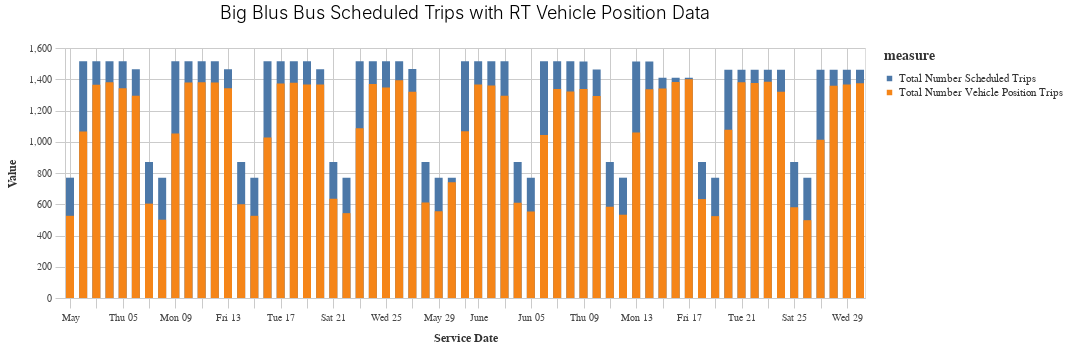

The cell this chart's notebook holds for it:
### Code cell
(utils.bar_chart_over_time((day_pct_long>>filter(_.calitp_itp_id==bbb)),
                           'service_date',
                           'value', 
                           'measure',
                           ',f', 
                           'x', 
                           'Big Blus Bus Scheduled Trips with RT Vehicle Position Data')).properties(width=800)

### Figure 1 — Vega-Lite specification as saved in the notebook (floating-point values rounded to 4 significant figures)
{"config": {"view": {"continuousWidth": 400, "continuousHeight": 300}, "axis": {"domainColor": "#cbcbcb", "grid": true, "gridColor": "#cbcbcb", "gridWidth": 1, "labelColor": "#474747", "labelFont": "Nunito Sans", "labelFontSize": 10, "labelPadding": 4, "tickColor": "#cbcbcb", "tickSize": 10, "titleColor": "#333", "titleFont": "Raleway", "titleFontSize": 12, "titlePadding": 10}, "axisBand": {"grid": false}, "background": "white", "font": "Raleway", "header": {"labelFont": "Nunito Sans", "titleFont": "Raleway"}, "legend": {"labelColor": "#333", "labelFont": "Nunito Sans", "labelFontSize": 11, "labelLimit": 0, "padding": 1, "symbolSize": 30, "symbolType": "square", "titleColor": "#333", "titleFont": "Raleway", "titleFontSize": 14, "titlePadding": 10}, "title": {"anchor": "middle", "font": "Raleway", "fontSize": 18, "fontWeight": 300, "offset": 20}}, "data": {"name": "data-e2aa6b5ff73549a96bfc886f82f47916"}, "mark": {"type": "bar", "size": 8}, "encoding": {"color": {"field": "measure", "type": "nominal"}, "tooltip": [{"field": "service_date", "title": "Service Date", "type": "temporal"}, {"field": "value", "title": "Value", "type": "quantitative"}], "x": {"field": "service_date", "sort": "x", "title": "Service Date", "type": "temporal"}, "y": {"axis": {"format": ",f"}, "field": "value", "stack": null, "title": "Value", "type": "quantitative"}}, "height": 250, "title": "Big Blus Bus Scheduled Trips with RT Vehicle Position Data", "width": 800, "$schema": "https://vega.github.io/schema/vega-lite/v4.17.0.json", "datasets": {"data-e2aa6b5ff73549a96bfc886f82f47916": [{"agency_name": "Big Blue Bus", "calitp_itp_id": 300, "service_date": "2022-05-01T00:00:00", "measure": "Total Number Scheduled Trips", "value": 770}, {"agency_name": "Big Blue Bus", "calitp_itp_id": 300, "service_date": "2022-05-02T00:00:00", "measure": "Total Number Scheduled Trips", "value": 1516}, {"agency_name": "Big Blue Bus", "calitp_itp_id": 300, "service_date": "2022-05-03T00:00:00", "measure": "Total Number Scheduled Trips", "value": 1516}, {"agency_name": "Big Blue Bus", "calitp_itp_id": 300, "service_date": "2022-05-04T00:00:00", "measure": "Total Number Scheduled Trips", "value": 1516}, {"agency_name": "Big Blue Bus", "calitp_itp_id": 300, "service_date": "2022-05-05T00:00:00", "measure": "Total Number Scheduled Trips", "value": 1516}, {"agency_name": "Big Blue Bus", "calitp_itp_id": 300, "service_date": "2022-05-06T00:00:00", "measure": "Total Number Scheduled Trips", "value": 1464}, {"agency_name": "Big Blue Bus", "calitp_itp_id": 300, "service_date": "2022-05-07T00:00:00", "measure": "Total Number Scheduled Trips", "value": 870}, {"agency_name": "Big Blue Bus", "calitp_itp_id": 300, "service_date": "2022-05-08T00:00:00", "measure": "Total Number Scheduled Trips", "value": 770}, {"agency_name": "Big Blue Bus", "calitp_itp_id": 300, "service_date": "2022-05-09T00:00:00", "measure": "Total Number Scheduled Trips", "value": 1516}, {"agency_name": "Big Blue Bus", "calitp_itp_id": 300, "service_date": "2022-05-10T00:00:00", "measure": "Total Number Scheduled Trips", "value": 1516}, {"agency_name": "Big Blue Bus", "calitp_itp_id": 300, "service_date": "2022-05-11T00:00:00", "measure": "Total Number Scheduled Trips", "value": 1516}, {"agency_name": "Big Blue Bus", "calitp_itp_id": 300, "service_date": "2022-05-12T00:00:00", "measure": "Total Number Scheduled Trips", "value": 1516}, {"agency_name": "Big Blue Bus", "calitp_itp_id": 300, "service_date": "2022-05-13T00:00:00", "measure": "Total Number Scheduled Trips", "value": 1464}, {"agency_name": "Big Blue Bus", "calitp_itp_id": 300, "service_date": "2022-05-14T00:00:00", "measure": "Total Number Scheduled Trips", "value": 870}, {"agency_name": "Big Blue Bus", "calitp_itp_id": 300, "service_date": "2022-05-15T00:00:00", "measure": "Total Number Scheduled Trips", "value": 770}, {"agency_name": "Big Blue Bus", "calitp_itp_id": 300, "service_date": "2022-05-16T00:00:00", "measure": "Total Number Scheduled Trips", "value": 1516}, {"agency_name": "Big Blue Bus", "calitp_itp_id": 300, "service_date": "2022-05-17T00:00:00", "measure": "Total Number Scheduled Trips", "value": 1516}, {"agency_name": "Big Blue Bus", "calitp_itp_id": 300, "service_date": "2022-05-18T00:00:00", "measure": "Total Number Scheduled Trips", "value": 1516}, {"agency_name": "Big Blue Bus", "calitp_itp_id": 300, "service_date": "2022-05-19T00:00:00", "measure": "Total Number Scheduled Trips", "value": 1516}, {"agency_name": "Big Blue Bus", "calitp_itp_id": 300, "service_date": "2022-05-20T00:00:00", "measure": "Total Number Scheduled Trips", "value": 1464}, {"agency_name": "Big Blue Bus", "calitp_itp_id": 300, "service_date": "2022-05-21T00:00:00", "measure": "Total Number Scheduled Trips", "value": 870}, {"agency_name": "Big Blue Bus", "calitp_itp_id": 300, "service_date": "2022-05-22T00:00:00", "measure": "Total Number Scheduled Trips", "value": 770}, {"agency_name": "Big Blue Bus", "calitp_itp_id": 300, "service_date": "2022-05-23T00:00:00", "measure": "Total Number Scheduled Trips", "value": 1516}, {"agency_name": "Big Blue Bus", "calitp_itp_id": 300, "service_date": "2022-05-24T00:00:00", "measure": "Total Number Scheduled Trips", "value": 1516}, {"agency_name": "Big Blue Bus", "calitp_itp_id": 300, "service_date": "2022-05-25T00:00:00", "measure": "Total Number Scheduled Trips", "value": 1516}, {"agency_name": "Big Blue Bus", "calitp_itp_id": 300, "service_date": "2022-05-26T00:00:00", "measure": "Total Number Scheduled Trips", "value": 1516}, {"agency_name": "Big Blue Bus", "calitp_itp_id": 300, "service_date": "2022-05-27T00:00:00", "measure": "Total Number Scheduled Trips", "value": 1466}, {"agency_name": "Big Blue Bus", "calitp_itp_id": 300, "service_date": "2022-05-28T00:00:00", "measure": "Total Number Scheduled Trips", "value": 870}, {"agency_name": "Big Blue Bus", "calitp_itp_id": 300, "service_date": "2022-05-29T00:00:00", "measure": "Total Number Scheduled Trips", "value": 770}, {"agency_name": "Big Blue Bus", "calitp_itp_id": 300, "service_date": "2022-05-30T00:00:00", "measure": "Total Number Scheduled Trips", "value": 770}, {"agency_name": "Big Blue Bus", "calitp_itp_id": 300, "service_date": "2022-05-31T00:00:00", "measure": "Total Number Scheduled Trips", "value": 1516}, {"agency_name": "Big Blue Bus", "calitp_itp_id": 300, "service_date": "2022-06-01T00:00:00", "measure": "Total Number Scheduled Trips", "value": 1516}, {"agency_name": "Big Blue Bus", "calitp_itp_id": 300, "service_date": "2022-06-02T00:00:00", "measure": "Total Number Scheduled Trips", "value": 1516}, {"agency_name": "Big Blue Bus", "calitp_itp_id": 300, "service_date": "2022-06-03T00:00:00", "measure": "Total Number Scheduled Trips", "value": 1516}, {"agency_name": "Big Blue Bus", "calitp_itp_id": 300, "service_date": "2022-06-04T00:00:00", "measure": "Total Number Scheduled Trips", "value": 870}, {"agency_name": "Big Blue Bus", "calitp_itp_id": 300, "service_date": "2022-06-05T00:00:00", "measure": "Total Number Scheduled Trips", "value": 770}, {"agency_name": "Big Blue Bus", "calitp_itp_id": 300, "service_date": "2022-06-06T00:00:00", "measure": "Total Number Scheduled Trips", "value": 1516}, {"agency_name": "Big Blue Bus", "calitp_itp_id": 300, "service_date": "2022-06-07T00:00:00", "measure": "Total Number Scheduled Trips", "value": 1516}, {"agency_name": "Big Blue Bus", "calitp_itp_id": 300, "service_date": "2022-06-08T00:00:00", "measure": "Total Number Scheduled Trips", "value": 1516}, {"agency_name": "Big Blue Bus", "calitp_itp_id": 300, "service_date": "2022-06-09T00:00:00", "measure": "Total Number Scheduled Trips", "value": 1514}, {"agency_name": "Big Blue Bus", "calitp_itp_id": 300, "service_date": "2022-06-10T00:00:00", "measure": "Total Number Scheduled Trips", "value": 1463}, {"agency_name": "Big Blue Bus", "calitp_itp_id": 300, "service_date": "2022-06-11T00:00:00", "measure": "Total Number Scheduled Trips", "value": 870}, {"agency_name": "Big Blue Bus", "calitp_itp_id": 300, "service_date": "2022-06-12T00:00:00", "measure": "Total Number Scheduled Trips", "value": 770}, {"agency_name": "Big Blue Bus", "calitp_itp_id": 300, "service_date": "2022-06-13T00:00:00", "measure": "Total Number Scheduled Trips", "value": 1513}, {"agency_name": "Big Blue Bus", "calitp_itp_id": 300, "service_date": "2022-06-14T00:00:00", "measure": "Total Number Scheduled Trips", "value": 1513}, {"agency_name": "Big Blue Bus", "calitp_itp_id": 300, "service_date": "2022-06-15T00:00:00", "measure": "Total Number Scheduled Trips", "value": 1409}, {"agency_name": "Big Blue Bus", "calitp_itp_id": 300, "service_date": "2022-06-16T00:00:00", "measure": "Total Number Scheduled Trips", "value": 1409}, {"agency_name": "Big Blue Bus", "calitp_itp_id": 300, "service_date": "2022-06-17T00:00:00", "measure": "Total Number Scheduled Trips", "value": 1409}, {"agency_name": "Big Blue Bus", "calitp_itp_id": 300, "service_date": "2022-06-18T00:00:00", "measure": "Total Number Scheduled Trips", "value": 870}, {"agency_name": "Big Blue Bus", "calitp_itp_id": 300, "service_date": "2022-06-19T00:00:00", "measure": "Total Number Scheduled Trips", "value": 770}, {"agency_name": "Big Blue Bus", "calitp_itp_id": 300, "service_date": "2022-06-20T00:00:00", "measure": "Total Number Scheduled Trips", "value": 1461}, {"agency_name": "Big Blue Bus", "calitp_itp_id": 300, "service_date": "2022-06-21T00:00:00", "measure": "Total Number Scheduled Trips", "value": 1461}, {"agency_name": "Big Blue Bus", "calitp_itp_id": 300, "service_date": "2022-06-22T00:00:00", "measure": "Total Number Scheduled Trips", "value": 1461}, {"agency_name": "Big Blue Bus", "calitp_itp_id": 300, "service_date": "2022-06-23T00:00:00", "measure": "Total Number Scheduled Trips", "value": 1461}, {"agency_name": "Big Blue Bus", "calitp_itp_id": 300, "service_date": "2022-06-24T00:00:00", "measure": "Total Number Scheduled Trips", "value": 1461}, {"agency_name": "Big Blue Bus", "calitp_itp_id": 300, "service_date": "2022-06-25T00:00:00", "measure": "Total Number Scheduled Trips", "value": 870}, {"agency_name": "Big Blue Bus", "calitp_itp_id": 300, "service_date": "2022-06-26T00:00:00", "measure": "Total Number Scheduled Trips", "value": 770}, {"agency_name": "Big Blue Bus", "calitp_itp_id": 300, "service_date": "2022-06-27T00:00:00", "measure": "Total Number Scheduled Trips", "value": 1461}, {"agency_name": "Big Blue Bus", "calitp_itp_id": 300, "service_date": "2022-06-28T00:00:00", "measure": "Total Number Scheduled Trips", "value": 1461}, {"agency_name": "Big Blue Bus", "calitp_itp_id": 300, "service_date": "2022-06-29T00:00:00", "measure": "Total Number Scheduled Trips", "value": 1461}, {"agency_name": "Big Blue Bus", "calitp_itp_id": 300, "service_date": "2022-06-30T00:00:00", "measure": "Total Number Scheduled Trips", "value": 1461}, {"agency_name": "Big Blue Bus", "calitp_itp_id": 300, "service_date": "2022-05-01T00:00:00", "measure": "Total Number Vehicle Position Trips", "value": 526}, {"agency_name": "Big Blue Bus", "calitp_itp_id": 300, "service_date": "2022-05-02T00:00:00", "measure": "Total Number Vehicle Position Trips", "value": 1066}, {"agency_name": "Big Blue Bus", "calitp_itp_id": 300, "service_date": "2022-05-03T00:00:00", "measure": "Total Number Vehicle Position Trips", "value": 1365}, {"agency_name": "Big Blue Bus", "calitp_itp_id": 300, "service_date": "2022-05-04T00:00:00", "measure": "Total Number Vehicle Position Trips", "value": 1381}, {"agency_name": "Big Blue Bus", "calitp_itp_id": 300, "service_date": "2022-05-05T00:00:00", "measure": "Total Number Vehicle Position Trips", "value": 1343}, {"agency_name": "Big Blue Bus", "calitp_itp_id": 300, "service_date": "2022-05-06T00:00:00", "measure": "Total Number Vehicle Position Trips", "value": 1295}, {"agency_name": "Big Blue Bus", "calitp_itp_id": 300, "service_date": "2022-05-07T00:00:00", "measure": "Total Number Vehicle Position Trips", "value": 604}, {"agency_name": "Big Blue Bus", "calitp_itp_id": 300, "service_date": "2022-05-08T00:00:00", "measure": "Total Number Vehicle Position Trips", "value": 501}, {"agency_name": "Big Blue Bus", "calitp_itp_id": 300, "service_date": "2022-05-09T00:00:00", "measure": "Total Number Vehicle Position Trips", "value": 1053}, {"agency_name": "Big Blue Bus", "calitp_itp_id": 300, "service_date": "2022-05-10T00:00:00", "measure": "Total Number Vehicle Position Trips", "value": 1380}, {"agency_name": "Big Blue Bus", "calitp_itp_id": 300, "service_date": "2022-05-11T00:00:00", "measure": "Total Number Vehicle Position Trips", "value": 1381}, {"agency_name": "Big Blue Bus", "calitp_itp_id": 300, "service_date": "2022-05-12T00:00:00", "measure": "Total Number Vehicle Position Trips", "value": 1380}, {"agency_name": "Big Blue Bus", "calitp_itp_id": 300, "service_date": "2022-05-13T00:00:00", "measure": "Total Number Vehicle Position Trips", "value": 1343}, {"agency_name": "Big Blue Bus", "calitp_itp_id": 300, "service_date": "2022-05-14T00:00:00", "measure": "Total Number Vehicle Position Trips", "value": 600}, {"agency_name": "Big Blue Bus", "calitp_itp_id": 300, "service_date": "2022-05-15T00:00:00", "measure": "Total Number Vehicle Position Trips", "value": 526}, {"agency_name": "Big Blue Bus", "calitp_itp_id": 300, "service_date": "2022-05-16T00:00:00", "measure": "Total Number Vehicle Position Trips", "value": 1028}, {"agency_name": "Big Blue Bus", "calitp_itp_id": 300, "service_date": "2022-05-17T00:00:00", "measure": "Total Number Vehicle Position Trips", "value": 1373}, {"agency_name": "Big Blue Bus", "calitp_itp_id": 300, "service_date": "2022-05-18T00:00:00", "measure": "Total Number Vehicle Position Trips", "value": 1377}, {"agency_name": "Big Blue Bus", "calitp_itp_id": 300, "service_date": "2022-05-19T00:00:00", "measure": "Total Number Vehicle Position Trips", "value": 1367}, {"agency_name": "Big Blue Bus", "calitp_itp_id": 300, "service_date": "2022-05-20T00:00:00", "measure": "Total Number Vehicle Position Trips", "value": 1366}, {"agency_name": "Big Blue Bus", "calitp_itp_id": 300, "service_date": "2022-05-21T00:00:00", "measure": "Total Number Vehicle Position Trips", "value": 635}, {"agency_name": "Big Blue Bus", "calitp_itp_id": 300, "service_date": "2022-05-22T00:00:00", "measure": "Total Number Vehicle Position Trips", "value": 543}, {"agency_name": "Big Blue Bus", "calitp_itp_id": 300, "service_date": "2022-05-23T00:00:00", "measure": "Total Number Vehicle Position Trips", "value": 1086}, {"agency_name": "Big Blue Bus", "calitp_itp_id": 300, "service_date": "2022-05-24T00:00:00", "measure": "Total Number Vehicle Position Trips", "value": 1370}, {"agency_name": "Big Blue Bus", "calitp_itp_id": 300, "service_date": "2022-05-25T00:00:00", "measure": "Total Number Vehicle Position Trips", "value": 1348}, {"agency_name": "Big Blue Bus", "calitp_itp_id": 300, "service_date": "2022-05-26T00:00:00", "measure": "Total Number Vehicle Position Trips", "value": 1394}, {"agency_name": "Big Blue Bus", "calitp_itp_id": 300, "service_date": "2022-05-27T00:00:00", "measure": "Total Number Vehicle Position Trips", "value": 1320}, {"agency_name": "Big Blue Bus", "calitp_itp_id": 300, "service_date": "2022-05-28T00:00:00", "measure": "Total Number Vehicle Position Trips", "value": 612}, {"agency_name": "Big Blue Bus", "calitp_itp_id": 300, "service_date": "2022-05-29T00:00:00", "measure": "Total Number Vehicle Position Trips", "value": 556}, {"agency_name": "Big Blue Bus", "calitp_itp_id": 300, "service_date": "2022-05-30T00:00:00", "measure": "Total Number Vehicle Position Trips", "value": 741}, {"agency_name": "Big Blue Bus", "calitp_itp_id": 300, "service_date": "2022-05-31T00:00:00", "measure": "Total Number Vehicle Position Trips", "value": 1067}, {"agency_name": "Big Blue Bus", "calitp_itp_id": 300, "service_date": "2022-06-01T00:00:00", "measure": "Total Number Vehicle Position Trips", "value": 1366}, {"agency_name": "Big Blue Bus", "calitp_itp_id": 300, "service_date": "2022-06-02T00:00:00", "measure": "Total Number Vehicle Position Trips", "value": 1360}, {"agency_name": "Big Blue Bus", "calitp_itp_id": 300, "service_date": "2022-06-03T00:00:00", "measure": "Total Number Vehicle Position Trips", "value": 1294}, {"agency_name": "Big Blue Bus", "calitp_itp_id": 300, "service_date": "2022-06-04T00:00:00", "measure": "Total Number Vehicle Position Trips", "value": 610}, {"agency_name": "Big Blue Bus", "calitp_itp_id": 300, "service_date": "2022-06-05T00:00:00", "measure": "Total Number Vehicle Position Trips", "value": 554}, {"agency_name": "Big Blue Bus", "calitp_itp_id": 300, "service_date": "2022-06-06T00:00:00", "measure": "Total Number Vehicle Position Trips", "value": 1044}, {"agency_name": "Big Blue Bus", "calitp_itp_id": 300, "service_date": "2022-06-07T00:00:00", "measure": "Total Number Vehicle Position Trips", "value": 1338}, {"agency_name": "Big Blue Bus", "calitp_itp_id": 300, "service_date": "2022-06-08T00:00:00", "measure": "Total Number Vehicle Position Trips", "value": 1322}, {"agency_name": "Big Blue Bus", "calitp_itp_id": 300, "service_date": "2022-06-09T00:00:00", "measure": "Total Number Vehicle Position Trips", "value": 1337}, {"agency_name": "Big Blue Bus", "calitp_itp_id": 300, "service_date": "2022-06-10T00:00:00", "measure": "Total Number Vehicle Position Trips", "value": 1293}, {"agency_name": "Big Blue Bus", "calitp_itp_id": 300, "service_date": "2022-06-11T00:00:00", "measure": "Total Number Vehicle Position Trips", "value": 584}, {"agency_name": "Big Blue Bus", "calitp_itp_id": 300, "service_date": "2022-06-12T00:00:00", "measure": "Total Number Vehicle Position Trips", "value": 533}, {"agency_name": "Big Blue Bus", "calitp_itp_id": 300, "service_date": "2022-06-13T00:00:00", "measure": "Total Number Vehicle Position Trips", "value": 1060}, {"agency_name": "Big Blue Bus", "calitp_itp_id": 300, "service_date": "2022-06-14T00:00:00", "measure": "Total Number Vehicle Position Trips", "value": 1336}, {"agency_name": "Big Blue Bus", "calitp_itp_id": 300, "service_date": "2022-06-15T00:00:00", "measure": "Total Number Vehicle Position Trips", "value": 1341}, {"agency_name": "Big Blue Bus", "calitp_itp_id": 300, "service_date": "2022-06-16T00:00:00", "measure": "Total Number Vehicle Position Trips", "value": 1382}, {"agency_name": "Big Blue Bus", "calitp_itp_id": 300, "service_date": "2022-06-17T00:00:00", "measure": "Total Number Vehicle Position Trips", "value": 1400}, {"agency_name": "Big Blue Bus", "calitp_itp_id": 300, "service_date": "2022-06-18T00:00:00", "measure": "Total Number Vehicle Position Trips", "value": 633}, {"agency_name": "Big Blue Bus", "calitp_itp_id": 300, "service_date": "2022-06-19T00:00:00", "measure": "Total Number Vehicle Position Trips", "value": 524}, {"agency_name": "Big Blue Bus", "calitp_itp_id": 300, "service_date": "2022-06-20T00:00:00", "measure": "Total Number Vehicle Position Trips", "value": 1077}, {"agency_name": "Big Blue Bus", "calitp_itp_id": 300, "service_date": "2022-06-21T00:00:00", "measure": "Total Number Vehicle Position Trips", "value": 1381}, {"agency_name": "Big Blue Bus", "calitp_itp_id": 300, "service_date": "2022-06-22T00:00:00", "measure": "Total Number Vehicle Position Trips", "value": 1376}, {"agency_name": "Big Blue Bus", "calitp_itp_id": 300, "service_date": "2022-06-23T00:00:00", "measure": "Total Number Vehicle Position Trips", "value": 1384}, {"agency_name": "Big Blue Bus", "calitp_itp_id": 300, "service_date": "2022-06-24T00:00:00", "measure": "Total Number Vehicle Position Trips", "value": 1320}, {"agency_name": "Big Blue Bus", "calitp_itp_id": 300, "service_date": "2022-06-25T00:00:00", "measure": "Total Number Vehicle Position Trips", "value": 581}, {"agency_name": "Big Blue Bus", "calitp_itp_id": 300, "service_date": "2022-06-26T00:00:00", "measure": "Total Number Vehicle Position Trips", "value": 498}, {"agency_name": "Big Blue Bus", "calitp_itp_id": 300, "service_date": "2022-06-27T00:00:00", "measure": "Total Number Vehicle Position Trips", "value": 1013}, {"agency_name": "Big Blue Bus", "calitp_itp_id": 300, "service_date": "2022-06-28T00:00:00", "measure": "Total Number Vehicle Position Trips", "value": 1359}, {"agency_name": "Big Blue Bus", "calitp_itp_id": 300, "service_date": "2022-06-29T00:00:00", "measure": "Total Number Vehicle Position Trips", "value": 1367}, {"agency_name": "Big Blue Bus", "calitp_itp_id": 300, "service_date": "2022-06-30T00:00:00", "measure": "Total Number Vehicle Position Trips", "value": 1374}]}}
